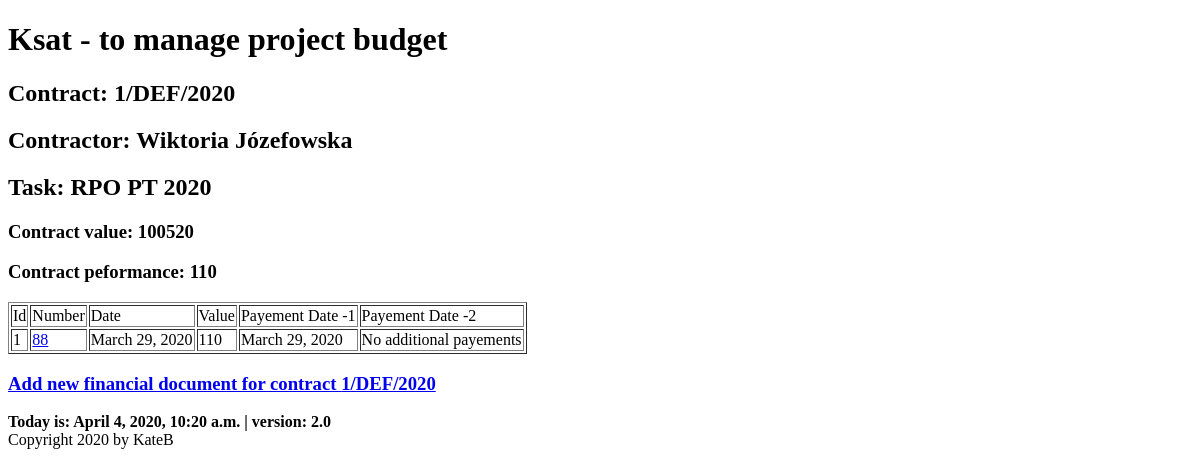
Page /ksat/documents/conract/1/docs on the earlier database version.
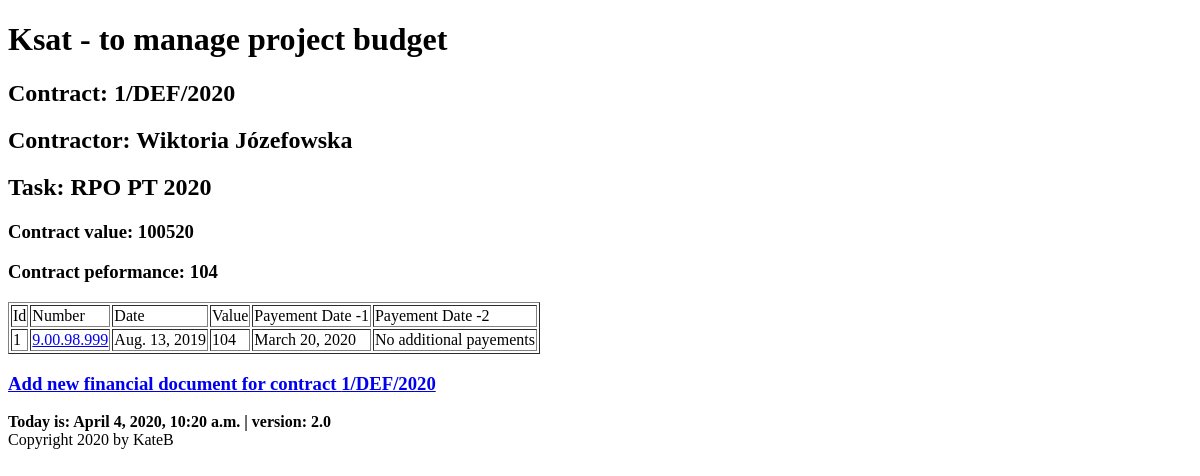
Same page on the later database version.
### budget/models.py (models this page shows, shortened)
class Contract(models.Model):
    number = models.CharField(max_length=128)
    date = models.DateField()
    task = models.ForeignKey(Task, on_delete=models.CASCADE, related_name='contracts', related_query_name='contract')
    contractor = models.ForeignKey(Contractor, default=None, on_delete=models.CASCADE, related_name='contracts',
                                   related_query_name='contract')
    article = models.ManyToManyField(Articles, through='ContractArticle')
    def contract_value(self):
        value = ContractArticle.objects.filter(contract=self).aggregate(total = Sum('value'))['total']
        if value:
            return value
        return 0
    def contract_performance(self):
        fin_docs = FinancialDocument.objects.filter(contract=self)
        performance = 0
        for fin_doc in fin_docs:
            performance += fin_doc.fin_doc_value()
        return performance
    class Meta:
        default_related_name = 'contract'
        ordering = ('number', 'contractor')
        verbose_name = 'contract'

class FinancialDocument(models.Model):
    contract = models.ForeignKey(Contract, on_delete=models.CASCADE, related_name='fds', related_query_name='fd')
    contractor = models.ForeignKey(Contractor, default=None, on_delete=models.CASCADE, related_name='fds',
                                   related_query_name='fd')
    number = models.CharField(max_length=64, default=None)
    date = models.DateField()
    payment_date1 = models.DateField(blank=True, null=True)
    payment_date2 = models.DateField(blank=True, null=True)
    article = models.ManyToManyField(Articles, through='FinDocumentArticle')
    def get_absolute_url(self):
        return reverse('budget:findoc_details', kwargs={'findoc_id': self.pk})
    def fin_doc_value(self):
        value = FinDocumentArticle.objects.filter(fin_doc=self).aggregate(total = Sum('value'))['total']
        if value:
            return value
        return 0
    class Meta:
        default_related_name = 'fds'
        verbose_name = 'finacial_doc'

class Contractor(models.Model):
    name = models.CharField(max_length=128)
    last_name = models.CharField(max_length=128)
    num = models.SmallIntegerField(blank=True)
    def __str__(self):
        return f'{self.name} {self.last_name}'
    class Meta:
        default_related_name = 'contractors'
        ordering = ('last_name',)
        verbose_name = 'contractor'

class Task(models.Model):
    title = models.CharField(max_length=128, unique=True)
    description = models.CharField(max_length=256)
    unit = models.SmallIntegerField()
    section = models.SmallIntegerField()
    article = models.ManyToManyField(Articles, through='TaskArticles')

### budget/views.py (the view)
# urls.py: path('documents/conract/<int:contract_id>/docs', views.FinancialDocContractView.as_view(), name ='contract-findocs'),
class FinancialDocContractView(ListView):
    model = FinancialDocument
    template_name = 'budget/contract_findocs.html'
    context_object_name = 'findocs'
    def get_queryset(self):
        contract = Contract.objects.get(pk=self.kwargs.get('contract_id'))
        fin_docs = FinancialDocument.objects.filter(contract=contract).order_by('contractor', 'contract__task')
        return fin_docs
    def get_context_data(self, **kwargs):
        ctx = super().get_context_data(**kwargs)
        ctx['contract'] = Contract.objects.get(pk=self.kwargs.get('contract_id'))
        return ctx

### budget/my_context_processor.py (called while the page is built)
def cp(request):
    ctx = {
        "now": django.utils.timezone.now(),
        "version": "2.0"
    }
    return ctx

### budget/templates/budget/contract_findocs.html (shortened to what this page needs)
{% extends 'base.html' %}
{% block content %}
    {{ block.super }}
    <h2>Contract: {{ contract.number }}</h2>
    <h2>Contractor: {{ contract.contractor }}</h2>
    <h2>Task: {{ contract.task.title }}</h2>
    <h3>Contract value: {{ contract.contract_value }}</h3>
    <h3>Contract peformance: {{ contract.contract_performance }}</h3>
    {%  if not contract.contract_performance %}
    No financial document for this contract yet.
    {% else %}
        <table border="bold">
            <thead>
            <tr>
                <td>Id</td>
                <td>Number</td>
                <td>Date</td>
                <td>Value</td>
                <td>Payement Date -1</td>
                <td>Payement Date -2</td>
            </tr>
            </thead>
            <tbody>
            {% for findoc in findocs %}
                <tr>
                    <td>{{ forloop.counter }}</td>
                    <td><a href="{{ findoc.get_absolute_url }}">{{ findoc.number }}</a></td>
                    <td>{{ findoc.date }}</td>
                    <td>{{ findoc.fin_doc_value }}</td>
                    <td>{{ findoc.payment_date1 }}</td>
                    <td>{% if findoc.payment_date2 %}{{ findoc.payment_date2 }}{% else %} No additional payements {% endif %}</td>
                </tr>
            {% endfor %}
            </tbody>
        </table>
    {% endif %}
    <h3><a href="{% url 'budget:add_findoc' %}">Add new financial document for contract {{ contract.number }}</a></h3>
{% endblock %}

Differences in the rows shown:
removed FinancialDocument: number "88", date "March 29, 2020", fin_doc_value "110", payment_date1 "March 29, 2020", shows "No additional payements"
computed for Contract "Wiktoria Józefowska": contract_performance "110" → "104"
added FinancialDocument: number "9.00.98.999", date "Aug. 13, 2019", fin_doc_value "104", payment_date1 "March 20, 2020", shows "No additional payements"
